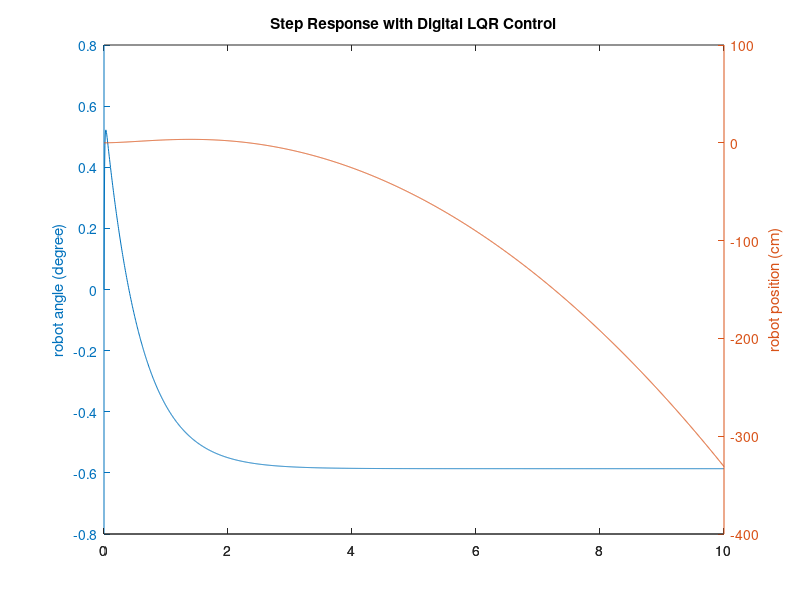

Write the MATLAB code that produced this figure.


% states are  thata, thata_dot, x, x_dot

A = [-39.41     -4.882      0       0;
     -4.329     0.5029      0       0;
     0      0       -0.4072      -0.3614;
     0      0       0.4588        0.4071];
B = [26.28;
      6.802;
      0.002547;
     -1.199];
C = [11.08 0.09311 0 0;
     0 0 461 -0.252];
 
C = [11.08 0 0 0;
     0 0 461 0];
 
D = [0;
     0];

states = {'angle' 'angle_dot' 'x' 'x_dot' };
inputs = {'u'};
outputs = {'angle'; 'x' };

sys_ss = ss(A,B,C,D,'statename',states,'inputname',inputs,'outputname',outputs);

% poles = eig(A)
% 
% co = ctrb(sys_ss);
% controllability = rank(co)
% 
% Q = C'*C
% 
% Q = C'*C;
% R = 1;
% K = lqr(A,B,Q,R)
% 
% Ac = [(A-B*K)];
% Bc = [B];
% Cc = [C];
% Dc = [D];
% 
% states = {'angle' 'angle_dot' 'x' 'x_dot' };
% inputs = {'u'};
% outputs = {'angle'; 'x' };
% 
% sys_cl = ss(Ac,Bc,Cc,Dc,'statename',states,'inputname',inputs,'outputname',outputs);
% 
% 
% t = 0:0.01:10;
% r =0.2*ones(size(t));
% [y,t,x]=lsim(sys_cl,r,t);
% [AX,H1,H2] = plotyy(t,y(:,1),t,y(:,2),'plot');
% set(get(AX(1),'Ylabel'),'String','robot angle (degree)robot position (m)')
% set(get(AX(2),'Ylabel'),'String','robot position (cm)')
% title('Step Response with LQR Control')

%////////////////////////////////////////

Ts = 1/200;

sys_d = c2d(sys_ss,Ts,'zoh')

co = ctrb(sys_d);
ob = obsv(sys_d);

controllability = rank(co)
observability = rank(ob)

A = sys_d.a;
B = sys_d.b;
C = sys_d.c;
D = sys_d.d;
Q = C'*C
Q=Q*0;

Q(1,1)=20;
Q(2,2)=0.1;
Q(3,3)=0;
Q(4,4)=0;
R = 1;
[K] = dlqr(A,B,Q,R)

Ac = [(A-B*K)];
Bc = [B];
Cc = [C];
Dc = [D];

states = {'angle' 'angle_dot' 'x' 'x_dot' };
inputs = {'u'};
outputs = {'angle'; 'x' };

sys_cl = ss(Ac,Bc,Cc,Dc,Ts,'statename',states,'inputname',inputs,'outputname',outputs);

figure(1)

X0=[0;0;0;0];

t = 0:0.005:10;
r =0.2*ones(size(t));
[y,t,x]=lsim(sys_cl,r,t);
[AX,H1,H2] = plotyy(t,y(:,1),t,y(:,2),'plot');
set(get(AX(1),'Ylabel'),'String','robot angle (degree)')
set(get(AX(2),'Ylabel'),'String','robot position (cm)')
title('Step Response with Digital LQR Control')

%figure(2)
%step(sys_cl)